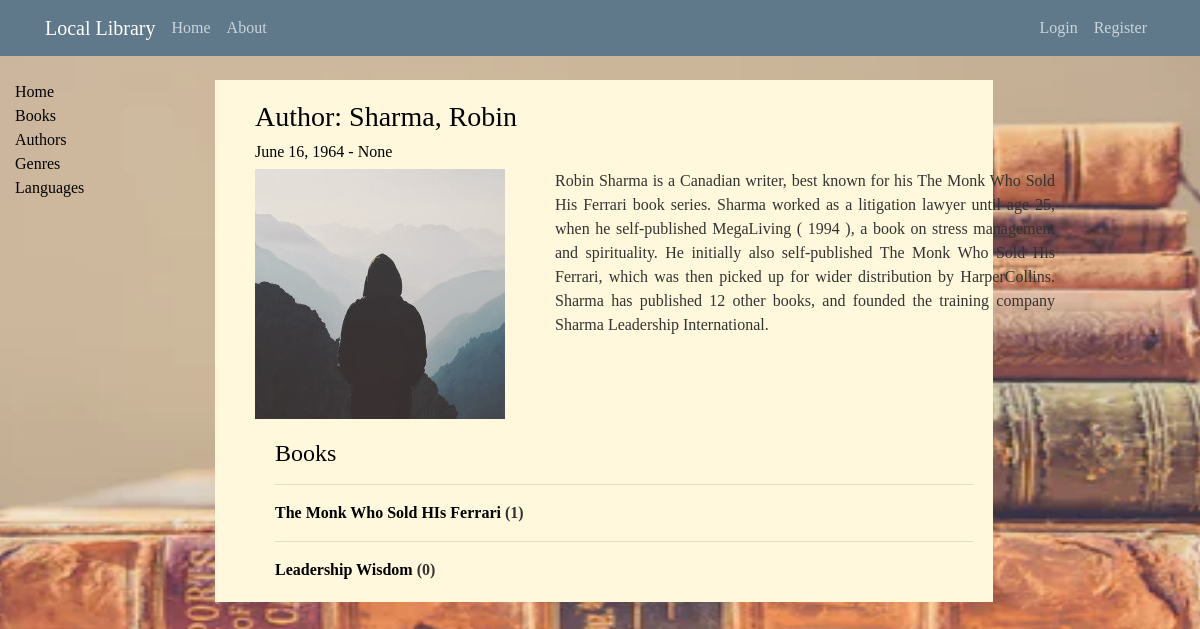
Screenshot of /author/10 with the database file from the repository.
### catalog/models.py (models this page shows, shortened)
class Author(models.Model):
    first_name = models.CharField(max_length=100)
    last_name = models.CharField(max_length=100)
    date_of_birth = models.DateField(null=True, blank=True)
    date_of_death = models.DateField('Died', null=True, blank=True)
    details = models.TextField(null=True, blank=True, max_length=2000)
    image = models.ImageField(upload_to='media/author_photos', default='default.jpg')
    class Meta:
        ordering = ['last_name']

class Book(models.Model):
    title = models.CharField(max_length=200)
    image = models.ImageField(upload_to='media/book_covers', default='default.jpg')
    author = models.ForeignKey('Author', on_delete=models.CASCADE, null=True)
    language = models.ForeignKey(Language, on_delete=models.SET_NULL, null=True, help_text='Select a language for this book')
    summary = models.TextField(max_length=1000, help_text='Enter a brief description of the book')
    isbn = models.CharField('ISBN', max_length=13, help_text='13 Character <a href="https://www.isbn-international.org/content/what-isbn">ISBN number<a/>', null=True, blank=True)
    genre = models.ManyToManyField(Genre, help_text='Select a genre for this book')
    edition = models.CharField('Edition', max_length=20, null=True, blank=True)
    price = models.IntegerField('Price(INR)', null=True, blank=True)
    buy_online = models.CharField('Buy Online', max_length=200, null=True, blank=True, help_text='Enter a link to buy this book online')
    def __str__(self):
        return self.title
    def display_genre(self):
        """ Create a string for the Genre. This is required to display genre in Admin. """
        return ', '.join(genre.name for genre in self.genre.all()[:3])
    display_genre.short_description = 'Genre'

### catalog/views.py (the view)
# urls.py: path('author/<int:pk>', views.AuthorDetailView.as_view(), name='author-detail'),
class AuthorDetailView(generic.DetailView):
	model = Author

### catalog/templates/catalog/author_detail.html (shortened to what this page needs)
{% extends 'catalog/base_generic.html' %}
{% block content %}
<div class='book-detail' style="margin-right:192px">
	<div style='margin-left:20px;padding:20px'>
		</dt><h3>Author: {{ author.last_name }}, {{ author.first_name }}</h3>
		<h6>{{ author.date_of_birth }} - {{ author.date_of_death }}</h6>
		<div style='width:800px'>
		<div style='width: 300px;float:left'><img class='author-image' width="200" height="40" src="{{ author.image.url }}"></div>
		<div style='width:500px;float:right'> <p style="text-align:justify;">{{ author.details }}</p></div>
		</div>
		<div style='margin-left:20px;margin-top:20px'>
			<h4>Books</h4>
			{% for book in author.book_set.all %}
			<hr>
			<dt><a href="{% url 'book-detail' book.pk %}">{{book}}</a> ({{book.bookinstance_set.all.count}})</dt>
			{% endfor %}
		</div>
	</div>
</div>
{% endblock %}

### catalog/static/catalog/css/styles.css (style rules this page uses)
body { background: #fafafa; color: #333333; margin-top: 5rem; }
h1, h2, h3, h4, h5, h6 { color: black; }
body a { text-decoration: none; color: black; }
* { margin: 0; padding: 0; font-family: Century Gothic; }
#bg { background-size: 1550px 768px; background-repeat: no-repeat; background-position: center; background-attachment: fixed; }
.author-image { height: 250px; width: 250px; }
.book-detail { background-color: #fff8dc; background-size: 1550px 768px; }

### rows the page displays
Author: last_name "Sharma", first_name "Robin", date_of_birth "June 16, 1964", date_of_death "None", image (placeholder picture), details "Robin Sharma is a Canadian writer, best known for his The Monk Who Sold His Ferrari book series. Sharma worked as a litigation lawyer until age 25, when he self-published MegaLiving ( 1994 ), a book on stress management and spirituality. He initially also self-published The Monk Who Sold His Ferrari, which was then picked up for wider distribution by HarperCollins. Sharma has published 12 other books, and founded the training company Sharma Leadership International."
Book: title "The Monk Who Sold HIs Ferrari", bookinstance_set.all.count "1"
Book: title "Leadership Wisdom", bookinstance_set.all.count "0"
